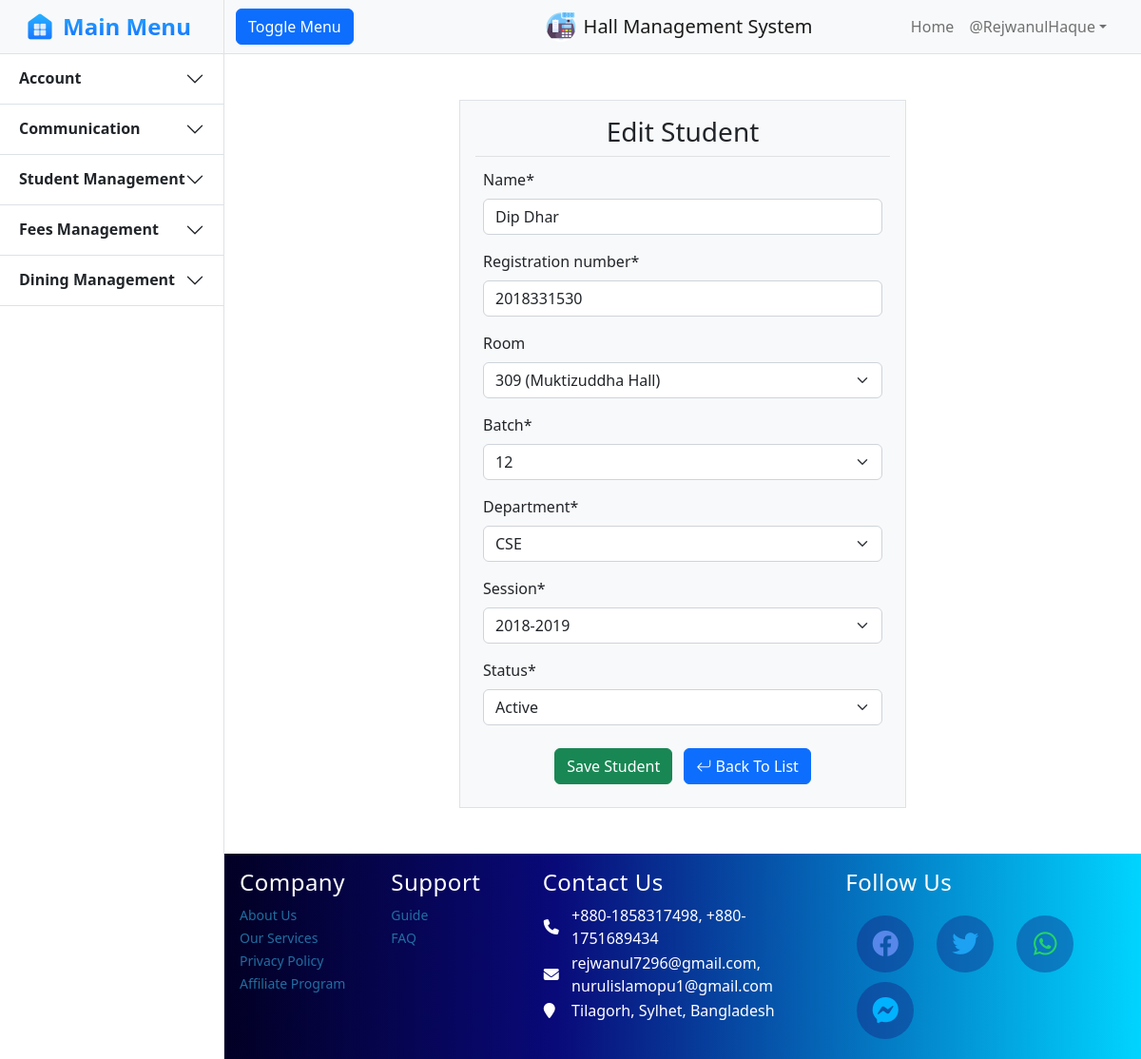
The page /student/edit/7 (signed in) on the database its author committed.
### HallManagementApp/models.py (models this page shows, shortened)
class Student(models.Model):
    room = models.ForeignKey(Room, on_delete=models.SET_NULL, blank = True, null=True)
    userprofile = models.OneToOneField(UserProfile, on_delete=models.SET_NULL, blank=True, null=True)
    name = models.CharField(max_length=100)
    registration_number = models.CharField(max_length=20)
    batch = models.ForeignKey(Batch, on_delete=models.RESTRICT)
    department = models.ForeignKey(Department, on_delete=models.RESTRICT)
    session = models.ForeignKey(Session, on_delete=models.RESTRICT)
    status = models.CharField(choices=STATUS, max_length=20)

class Room(models.Model):
    hall = models.ForeignKey(Hall, on_delete=models.RESTRICT)
    name = models.CharField(max_length=50)
    def __str__(self):
        return f"{self.name} ({self.hall})"

class Hall(models.Model):
    name = models.CharField(max_length=50)
    def __str__(self):
        return f"{self.name}"

### core/decorators.py (the view)
        def wrapper_func(request, *args, **kwargs):
            group = None
            if request.user.groups.exists():
                group = request.user.groups.all()[0].name
            else:
                return redirect("login")
            if group in allowed_roles:
                return view_func(request, *args, **kwargs)
            else:
                return HttpResponse("You are not authorized to access this page.!!")

### core/forms.py
class StudentForm(forms.ModelForm):
    class Meta:
        model = Student
        fields = ["name", "registration_number", "room", "batch" , "department", "session", "status"]

### HallManagementApp/models.py (called while the page is built)
    def __str__(self):
        return f"{self.name}"

    def __str__(self):
        return f"{self.name}"

    def __str__(self):
        return f"{self.name}"

### HallManagementApp/views.py (called while the page is built)
@allowed_users(allowed_roles=['Hall Provost'])
def editstudent(request, id):
    context ={}
    obj = get_object_or_404(Student, id = id)
    form = StudentForm(request.POST or None, instance = obj)
    if form.is_valid():
        form.save()
        return redirect("student_list")
    context["form"] = form
    return render(request, "studentedit.html", context)

### HallManagementApp/templates/studentedit.html (shortened to what this page needs)
{% extends 'core/base/base.html' %}
{% block body %}
    {% load crispy_forms_tags %}
    <section  class="py-5 px-4">
		<div class="row">
			<div class="col-sm-6 p-3 border mx-auto bg-light">
				<div class="text-center pb-2 border-bottom">
					<h3 class="m-0">Edit Student</h3>
				</div>
                <div class="p-2">
                    <form method="POST" action="" class="row g3 pt-1">
                        {{ form|crispy }}
                        <div class="col-md-12 text-center pt-2">
                            <input class="btn btn-success" type="submit" value="Save Student">
                            <a class="btn btn-primary ms-2" href="{% url 'student_list' %}"><i class="bi bi-arrow-return-left"></i> Back To List</a>
                        </div>
                    </form>
                </div>
            </div>
        </div>
    </section>
{% endblock %}

### core/static/templates/core/base/base.html (shortened to what this page needs)
{% load static %}
<!DOCTYPE html>
<html lang="en">
    <head>
        <link rel="stylesheet" href="https://cdnjs.cloudflare.com/ajax/libs/font-awesome/6.2.0/css/all.min.css" />
        <link rel="stylesheet" href="https://cdn.jsdelivr.net/npm/bootstrap-icons@1.9.1/font/bootstrap-icons.css">
        <link href="https://cdn.jsdelivr.net/npm/bootstrap@5.2.1/dist/css/bootstrap.min.css" rel="stylesheet">
        <link href="{% static 'core\css\base.css' %}" rel="stylesheet" />
    </head>
    <body>
        <div class="d-flex" id="wrapper">
            <div class="border-end bg-white" id="sidebar-wrapper">
                <div class="sidebar-heading bg-light" style="padding: 8px 0px;">
                    <a href="/" style="padding: 2px;" class="d-flex justify-content-center align-items-center mb-3 mb-md-0 me-md-auto text-dark text-decoration-none">
                        <img src="{% static 'core\images\home.png' %}" alt="" width="32" height="32">
                        <span class="fs-4 fw-bold text-primary mx-2" height="40"
                            style="background: #27B0FF;
                            background: linear-gradient(to bottom, #27B0FF 0%, #187BFF 75%);
                            -webkit-background-clip: text;
                            -webkit-text-fill-color: transparent;">Main Menu</span>
                    </a>
                </div>
                <div class="accordion accordion-flush" id="accordionFlushExample" style="width: 235px;">
                    <div class="accordion-item">
                        <h2 class="accordion-header " id="flush-headingOne">
                            <button class="accordion-button fw-semibold collapsed" type="button" data-bs-toggle="collapse" data-bs-target="#flush-collapseOne" aria-expanded="false" aria-controls="flush-collapseOne">
                                Account
                            </button>
                        </h2>
                    </div>
                    <div class="accordion-item">
                        <h2 class="accordion-header" id="flush-headingTwo">
                            <button class="accordion-button fw-semibold collapsed" type="button" data-bs-toggle="collapse" data-bs-target="#flush-collapseTwo" aria-expanded="false" aria-controls="flush-collapseTwo">
                                Communication
                            </button>
                        </h2>
                    </div>
                    <div class="accordion-item">
                        <h2 class="accordion-header" id="flush-headingThree">
                            <button class="accordion-button fw-semibold collapsed" type="button" data-bs-toggle="collapse" data-bs-target="#flush-collapseThree" aria-expanded="false" aria-controls="flush-collapseThree">
                                Student Management
                            </button>
                        </h2>
                    </div>
                    <div class="accordion-item">
                        <h2 class="accordion-header" id="flush-headingFour">
                            <button class="accordion-button fw-semibold collapsed" type="button" data-bs-toggle="collapse" data-bs-target="#flush-collapseFour" aria-expanded="false" aria-controls="flush-collapseFour">
                                Fees Management
                            </button>
                        </h2>
                    </div>
                    <div class="accordion-item">
                        <h2 class="accordion-header" id="flush-headingFive">
                            <button class="accordion-button fw-semibold collapsed" type="button" data-bs-toggle="collapse" data-bs-target="#flush-collapseFive" aria-expanded="false" aria-controls="flush-collapseFive">
                                Dining Management
                            </button>
                        </h2>
                    </div>
                </div>
            </div>
            <div id="page-content-wrapper" style="min-height: 100vh; margin:0; display:flex; flex-direction:column;">
                <nav class="navbar navbar-expand-lg navbar-light bg-light border-bottom">
                    <div class="container-fluid">
                        <div class="col-4">
                            <button class="btn btn-primary" id="sidebarToggle">Toggle Menu</button>
                        </div>
                        <div class="col-4 d-flex justify-content-center align-items-center text-center">
                            <img src="{% static 'core\images\pos1.png' %}" alt="" width="32" height="32">
                            <a class="navbar-brand mx-2" href="/home/">Hall Management System</a>
                        </div>
                        <div class="col-4 collapse navbar-collapse" id="navbarSupportedContent">
                            <ul class="navbar-nav ms-auto me-3 mt-2 mt-lg-0">
                                <li class="nav-item active"><a class="nav-link" href="/home/">Home</a></li>
                                {% if user.is_authenticated %}
                                    <li class="nav-item dropdown">
                                        <a class="nav-link dropdown-toggle" id="navbarDropdown" href="#" role="button" data-bs-toggle="dropdown" aria-haspopup="true" aria-expanded="false">@{{user.username}}</a>
                                    </li>
                                {% else %}
                                    <div class="d-flex justify-content-center ">
                                        <a class="btn btn-success mx-1" href="{% url 'login' %}">Log In</a>
                                    </div>
                                {% endif %}
                            </ul>
                        </div>
                    </div>
                </nav>
                <div class="" style="flex:1;">
                    {% block body %}{% endblock %}
                </div>
                <div class="" id="footer">
                    <footer class="" style="background: linear-gradient(90deg, rgba(2,0,36,1) 0%, rgba(9,9,121,1) 36%, rgba(0,212,255,1) 100%)!important;">
                        <div class="container text-white p-3 text-white">
                            <div class="row">
                                <div class="foot col-lg-2 col-md-2 col-sm-6">
                                    <h4>Company</h4>
                                    <ul class="list-unstyled">
                                        <li><a href="#">About Us</a></li>
                                        <li><a href="#">Our Services</a></li>
                                        <li><a href="#">Privacy Policy</a></li>
                                        <li><a href="#">Affiliate Program</a></li>
                                    </ul>
                                </div>
                                <div class="foot col-lg-2 col-md-2 col-sm-6">
                                    <h4>Support</h4>
                                    <ul class="list-unstyled">
                                        <li><a href="#">Guide</a></li>
                                        <li><a href="#">FAQ</a></li>
                                    </ul>
                                </div>
                                <div class="foot foot2 col-lg-4 col-md-2 col-sm-6">
                                    <h4>Contact Us</h4>
                                    <table border="0" class="pt-3">
                                        <tr>
                                            <th width="10%"><i class="fa fa-phone" aria-hidden="true"></i></th>
                                            <td> +880-1858317498, +880-1751689434</td>
                                        </tr>
                                        <tr>
                                            <th width="10%"><i class="fa fa-envelope" aria-hidden="true"></i></th>
                                            <td> rejwanul7296@gmail.com, nurulislamopu1@gmail.com</td>
                                        </tr>
                                        <tr>
                                            <th width="10%"><i class="fa fa-map-marker" aria-hidden="true"></i></th>
                                            <td> Tilagorh, Sylhet, Bangladesh</td>
                                        </tr>
                                    </table>
                                </div>
                                <div class="foot foot2 col-lg-4 col-md-4 col-sm-6">
                                    <h4>Follow Us</h4>
                                    <ul class="social-icons nav justify-content-right mt-3">
                                        <li class="nav-item"><a class="nav-link social link" href="https://www.facebook.com/"><i class="fab fa-facebook fa-2x mt-2" style="color: #5787e9" aria-hidden="true"></i></a></li>
                                        <li class="nav-item"><a class="nav-link social link" href="https://twitter.com/"><i class="fab fa-twitter fa-2x mt-2" style="color: #1DA1F2" aria-hidden="true"></i></a></li>
                                        <li class="nav-item"><a class="nav-link social link" href="https://web.whatsapp.com/"><i class="fab fa-whatsapp fa-2x mt-2" style="color: #25D366" aria-hidden="true"></i></a></li>
                                        <li class="nav-item"><a class="nav-link social link" href="https://www.messenger.com/"><i class="fab fa-facebook-messenger fa-2x mt-2" style="color: #00B2FF" aria-hidden="true"></i></a></li>
                                    </ul>
                                </div>
                            </div>
                        </div>
                    </footer>
                </div>
            </div>
        </div>
    </body>
</html>

### core/static/core/css/base.css (style rules this page uses)
.foot h4 { position: relative; color: white; text-decoration: none; font-size: 24px; letter-spacing: 0.5px; }
.foot h4::after { content: ""; position: absolute; background-color: #ff3c78; height:3px; width: 0; left: 0; bottom: -5px; transition: 0.3s; }
.foot ul li a { color: rgb(34, 110, 161); text-decoration: none; font-size: 14px; transition: o.3s; }
.foot2 ul li { margin: 5px 12px; }
.foot2 ul li a { position: relative; display: block; width: 60px; height: 60px; line-height: 40px; text-align: center; border-radius: 50%; background: rgba(27, 12, 112, 0.349); }
.foot2 ul li a::before { content: ''; position: absolute; top: 0; left: 0; width: 100%; height: 100%; border-radius: 50%; background: rgb(29, 30, 105); transition: 0.5s; transform: scale(.9); z-index: -1; }
#wrapper { overflow-x: hidden; }
#sidebar-wrapper { min-height: 100vh; margin-left: -235px; transition: margin 0.25s ease-out; }
#sidebar-wrapper .sidebar-heading { padding: 0.875rem 1.25rem; font-size: 1.2rem; }
#page-content-wrapper { min-width: 100vw; }
@media (min-width: 768px) { #sidebar-wrapper { margin-left: 0; } }
@media (min-width: 768px) { #page-content-wrapper { min-width: 0; width: 100%; } }

### core/static/templates/core/base/base.html (style rules this page uses)
.accordion-flush .accordion-item:last-child { border-bottom: var(--bs-accordion-border-width) solid var(--bs-accordion-border-color); }
.accordion-flush .accordion-item:first-child { border-top: var(--bs-accordion-border-width) solid var(--bs-accordion-border-color); }
.accordion { --bs-accordion-btn-focus-box-shadow: transparent; }

### rows shown on the page
Student: name "Dip Dhar", registration_number "2018331530", room "309 (Muktizuddha Hall)", batch "12", department "CSE", session "2018-2019", status "Active"

### other values the page prints
{{ user.username }} "RejwanulHaque"
